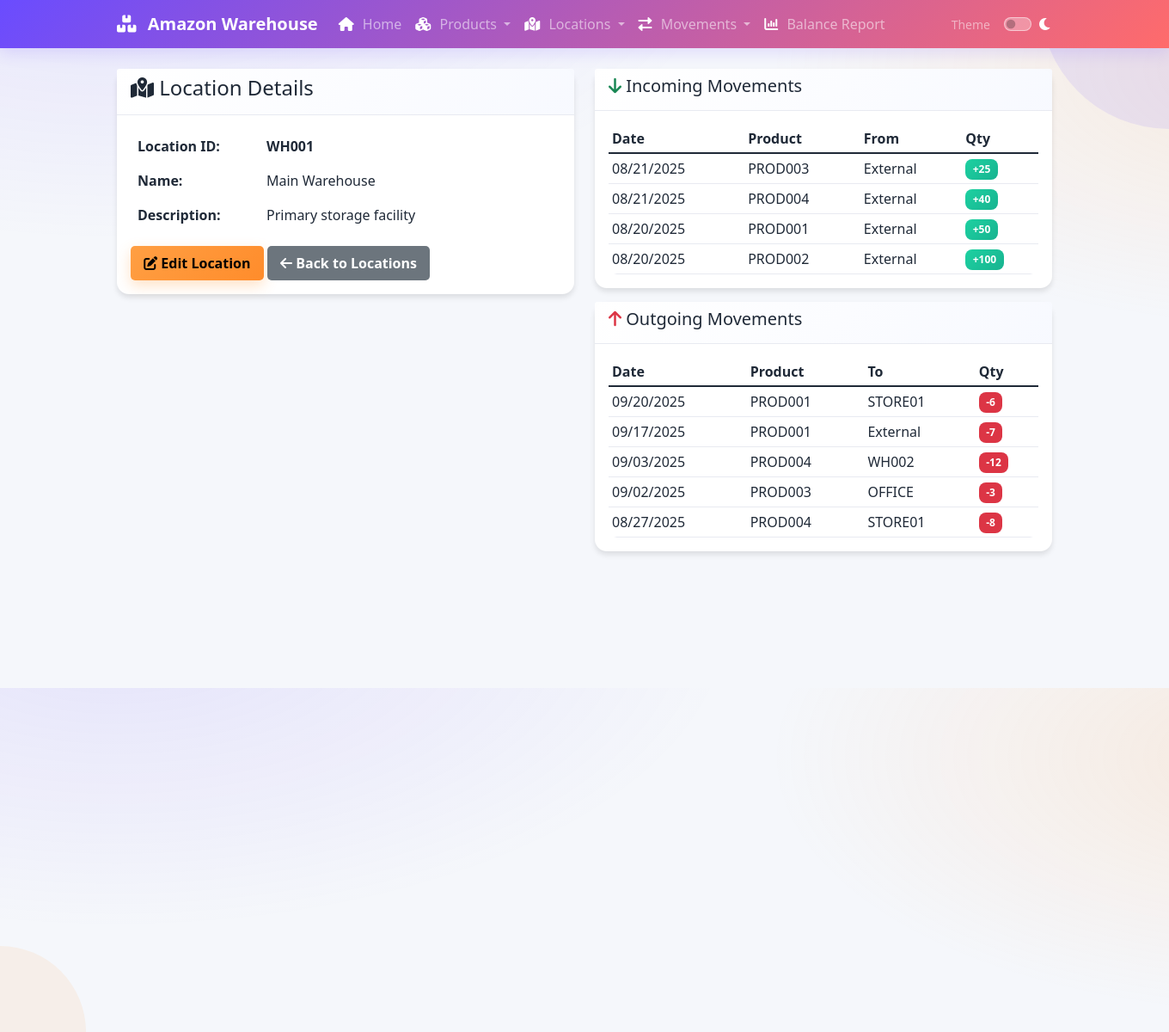
Screenshot of /locations/view/WH001 with the database file from the repository.
### app.py (models this page shows, shortened)
class Location(db.Model):
    location_id = db.Column(db.String(50), primary_key=True)
    name = db.Column(db.String(100), nullable=False)
    description = db.Column(db.Text)

class ProductMovement(db.Model):
    movement_id = db.Column(db.String(50), primary_key=True)
    timestamp = db.Column(db.DateTime, nullable=False, default=datetime.utcnow)
    from_location = db.Column(db.String(50), db.ForeignKey('location.location_id'), nullable=True)
    to_location = db.Column(db.String(50), db.ForeignKey('location.location_id'), nullable=True)
    product_id = db.Column(db.String(50), db.ForeignKey('product.product_id'), nullable=False)
    qty = db.Column(db.Integer, nullable=False)
    product = db.relationship('Product', backref='movements')
    from_loc = db.relationship('Location', foreign_keys=[from_location], backref='outgoing_movements')
    to_loc = db.relationship('Location', foreign_keys=[to_location], backref='incoming_movements')

### app.py (the view)
@app.route('/locations/view/<location_id>')
def view_location(location_id):
    location = Location.query.get_or_404(location_id)
    incoming_movements = ProductMovement.query.filter_by(to_location=location_id).order_by(ProductMovement.timestamp.desc()).all()
    outgoing_movements = ProductMovement.query.filter_by(from_location=location_id).order_by(ProductMovement.timestamp.desc()).all()
    return render_template('view_location.html', location=location, incoming_movements=incoming_movements, outgoing_movements=outgoing_movements)

### templates/view_location.html (shortened to what this page needs)
{% extends "base.html" %}
{% block content %}
<div class="row">
    <div class="col-md-6">
        <div class="card">
            <div class="card-header">
                <h4><i class="fas fa-map-location-dot"></i> Location Details</h4>
            </div>
            <div class="card-body">
                <table class="table table-borderless">
                    <tr>
                        <th width="30%">Location ID:</th>
                        <td><strong>{{ location.location_id }}</strong></td>
                    </tr>
                    <tr>
                        <th>Name:</th>
                        <td>{{ location.name }}</td>
                    </tr>
                    <tr>
                        <th>Description:</th>
                        <td>{{ location.description or 'No description provided' }}</td>
                    </tr>
                </table>
                <div class="mt-3">
                    <a href="{{ url_for('edit_location', location_id=location.location_id) }}" class="btn btn-warning">
                        <i class="fas fa-edit"></i> Edit Location
                    </a>
                    <a href="{{ url_for('locations') }}" class="btn btn-secondary">
                        <i class="fas fa-arrow-left"></i> Back to Locations
                    </a>
                </div>
            </div>
        </div>
    </div>
    <div class="col-md-6">
        <div class="card">
            <div class="card-header">
                <h5><i class="fas fa-arrow-down text-success"></i> Incoming Movements</h5>
            </div>
            <div class="card-body">
                {% if incoming_movements %}
                <div class="table-responsive">
                    <table class="table table-sm">
                        <thead>
                            <tr>
                                <th>Date</th>
                                <th>Product</th>
                                <th>From</th>
                                <th>Qty</th>
                            </tr>
                        </thead>
                        <tbody>
                            {% for movement in incoming_movements[:5] %}
                            <tr>
                                <td>{{ movement.timestamp.strftime('%m/%d/%Y') }}</td>
                                <td>{{ movement.product_id }}</td>
                                <td>{{ movement.from_location or 'External' }}</td>
                                <td><span class="badge bg-success">+{{ movement.qty }}</span></td>
                            </tr>
                            {% endfor %}
                        </tbody>
                    </table>
                </div>
                {% else %}
                <p class="text-muted">No incoming movements recorded.</p>
                {% endif %}
            </div>
        </div>
        <div class="card mt-3">
            <div class="card-header">
                <h5><i class="fas fa-arrow-up text-danger"></i> Outgoing Movements</h5>
            </div>
            <div class="card-body">
                {% if outgoing_movements %}
                <div class="table-responsive">
                    <table class="table table-sm">
                        <thead>
                            <tr>
                                <th>Date</th>
                                <th>Product</th>
                                <th>To</th>
                                <th>Qty</th>
                            </tr>
                        </thead>
                        <tbody>
                            {% for movement in outgoing_movements[:5] %}
                            <tr>
                                <td>{{ movement.timestamp.strftime('%m/%d/%Y') }}</td>
                                <td>{{ movement.product_id }}</td>
                                <td>{{ movement.to_location or 'External' }}</td>
                                <td><span class="badge bg-danger">-{{ movement.qty }}</span></td>
                            </tr>
                            {% endfor %}
                        </tbody>
                    </table>
                </div>
                {% else %}
                <p class="text-muted">No outgoing movements recorded.</p>
                {% endif %}
            </div>
        </div>
    </div>
</div>
{% endblock %}

### static/styles.css (style rules this page uses)
:root { --primary: #6A4CFF; --secondary: #FF6B6B; --success: #1DD1A1; --info: #48DBFB; --warning: #FF9F43; --danger: #FF6B6B; --light: #F8F9FA; --dark: #0F172A; --text: #1F2937; --muted: #6B7280; --border: #E8EAF1; --card: #FFFFFF; --bg: #F5F7FB; --card-radius: 14px; --accent: #FF6B6B; --gradient-start: #6A4CFF; --gradient-end: #FF6B6B; --gradient-bg: linear-gradient(135deg, #6A4CFF, #FF6B6B); }
html, body { scroll-behavior: smooth; }
body { background: radial-gradient(1200px 600px at 10% -10%, rgba(106, 76, 255, 0.12) 0%, rgba(106, 76, 255, 0) 60%), radial-gradient(1000px 500px at 110% 10%, rgba(255, 155, 67, 0.15) 0%, rgba(255, 155, 67, 0) 60%), var(--bg); color: var(--text); }
.card { border: 1px solid var(--border); border-radius: var(--card-radius); background: var(--card); box-shadow: 0 10px 24px rgba(0,0,0,0.08); transition: transform 0.2s ease, box-shadow 0.2s ease; }
.card-header { border-bottom: 1px solid var(--border); background: linear-gradient(135deg, rgba(255,255,255,0.95) 0%, rgba(247,249,255,0.95) 100%); border-top-left-radius: var(--card-radius); border-top-right-radius: var(--card-radius); }
.table { margin-bottom: 0; color: var(--text); border-radius: 10px; overflow: hidden; }
.table tbody tr { transition: background-color 0.2s ease; }
.table td, .table th { vertical-align: middle; border-color: var(--border); }
.btn { border-radius: 10px; padding: 0.52rem 0.95rem; border: none; font-weight: 600; transition: all 0.2s ease; }
.btn-warning { background: linear-gradient(135deg, #FF9F43, #FF8C2B); box-shadow: 0 6px 16px rgba(255, 159, 67, 0.3); }
.badge { border-radius: 8px; padding: 0.5em 0.7em; font-weight: 600; }
.badge.bg-success { background: linear-gradient(135deg, #1DD1A1, #18B390) !important; }
a { color: var(--primary); transition: color 0.2s ease; }

### templates/base.html (style rules this page uses)
.card { box-shadow: 0 4px 6px rgba(0, 0, 0, 0.1); border: none; }
.btn { border-radius: 5px; }
.table { border-radius: 10px; overflow: hidden; }

### rows the page displays
Location: location_id "WH001", name "Main Warehouse", description "Primary storage facility"
ProductMovement: timestamp "08/21/2025", product_id "PROD003", from_location "External", qty "25"
ProductMovement: timestamp "08/21/2025", product_id "PROD004", from_location "External", qty "40"
ProductMovement: timestamp "08/20/2025", product_id "PROD001", from_location "External", qty "50"
ProductMovement: timestamp "08/20/2025", product_id "PROD002", from_location "External", qty "100"
ProductMovement: timestamp "09/20/2025", product_id "PROD001", to_location "STORE01", qty "6"
ProductMovement: timestamp "09/17/2025", product_id "PROD001", to_location "External", qty "7"
ProductMovement: timestamp "09/03/2025", product_id "PROD004", to_location "WH002", qty "12"
ProductMovement: timestamp "09/02/2025", product_id "PROD003", to_location "OFFICE", qty "3"
ProductMovement: timestamp "08/27/2025", product_id "PROD004", to_location "STORE01", qty "8"
